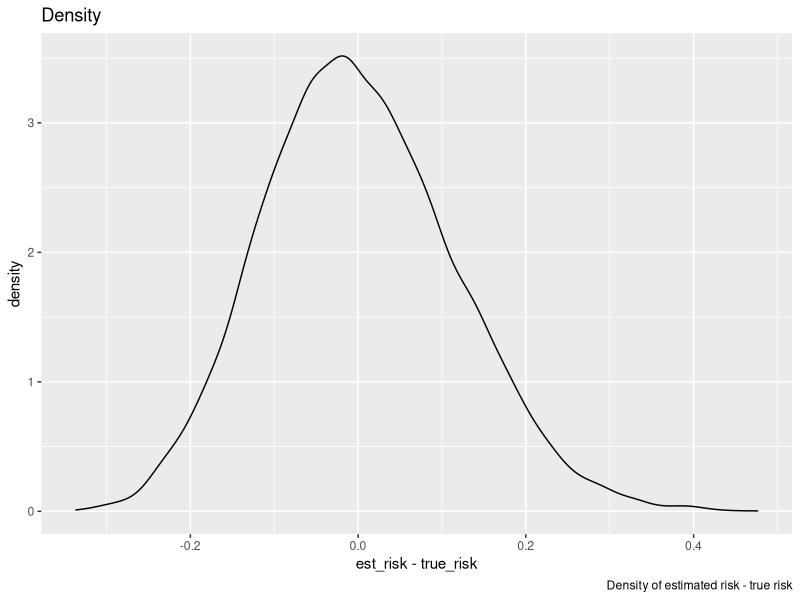
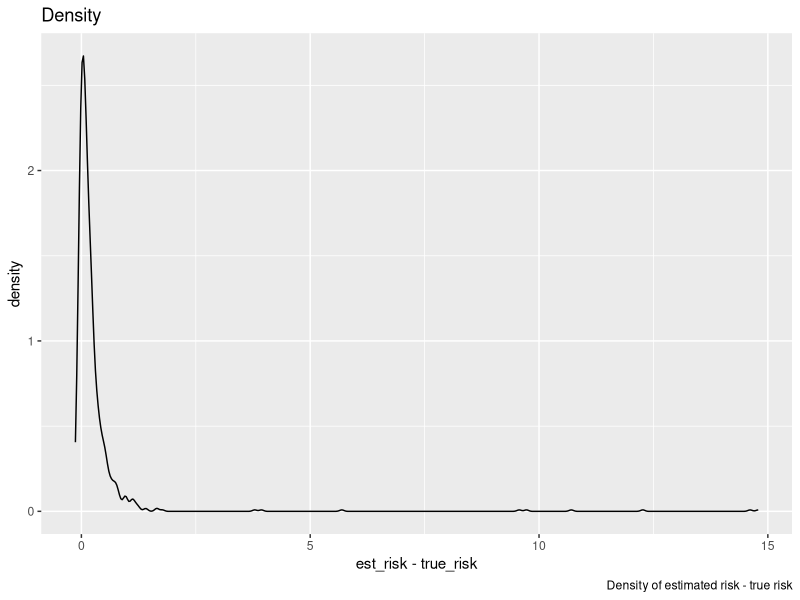

Recreate these plots in R, in order. (Note: a time limit stopped this script after it produced the figures.)
## ---- chunk 1
knitr::opts_chunk$set(warning = FALSE, message = FALSE) 
## ---- chunk 2
set.seed(0)
library(stats)
library(ggplot2)
library(dplyr)
## ---- chunk 3
toy_data <- function(n, seed = NULL) {
  set.seed(seed)
  x <- matrix(rnorm(8 * n), ncol = 8)
  z <- 0.4 * x[,1] - 0.5 * x[,2] + 1.75 * x[,3] - 0.2 * x[,4] + x[,5]
  y <- runif(n) > 1 / (1 + exp(-z))
  return (data.frame(x = x, y = y))
}
log_loss <- function(y, p) {
  -(y * log(p) + (1 - y) * log(1 - p))
}

df_huge <- toy_data(100000, 0)
## ---- chunk 4
n <- 50
df_dgp <- toy_data(n, 0)
glm.fit <- glm(y ~ x.1 + x.2 + x.3+ x.4 + x.5+ x.6 + x.7+ x.8, data=df_dgp, family="binomial")

## ---- chunk 5
y <- df_huge$y
X <- df_huge[, seq(1, 8)]
glm.probs <- predict(glm.fit, newdata = X, type = "response")
## ---- chunk 6
true_risk <- mean(log_loss(y, glm.probs))
true_risk_5050 <- mean(log_loss(y, 0.5))

## ---- chunk 7
est_risk <- vector(mode="list", length = 10000)
est_se <- vector(mode="list", length = 10000)
contains95CI <- vector(mode="list", length = 10000)
for(j in 1:10000) {
  n <- 50
  df_dgp <- toy_data(n)
  y <- df_dgp$y
  X <- df_dgp[, seq(1, 8)]
  glm.probs <- predict(glm.fit, newdata = X, type = "response")
  losses <- log_loss(y, glm.probs)
  est_risk[j] <- mean(as.numeric(losses))
  est_se[j] <- sd(as.numeric(unlist(losses)))/sqrt(length(losses))
  
  upper_bound_CI <- as.numeric(est_risk[j]) + 1.96 * as.numeric(est_se[j])
  lower_bound_CI <- as.numeric(est_risk[j]) - 1.96 * as.numeric(est_se[j])
  contains95CI[j] <- true_risk < upper_bound_CI && true_risk > lower_bound_CI
}
## ---- chunk 8
differences_between_true_and_est_risk <- as.numeric(est_risk) - true_risk
df_dens <- data.frame(differences_between_true_and_est_risk)
colnames(df_dens) <- c("x")
ggplot(data = df_dens, aes(x = x)) +
  geom_density() + labs(title = "Density",
              caption = "Density of estimated risk - true risk") +
   xlab("est_risk - true_risk")

## ---- chunk 9
sprintf("True risk proxy: %f", as.numeric(true_risk))
sprintf("Mean difference: %f", mean(differences_between_true_and_est_risk))
sprintf("0.5-0.5 baseline true risk: %f", true_risk_5050)
sprintf("Median standard error: %f", median(as.numeric(est_se)))
sprintf("Percentage of 95CI that contain the true risk proxy: %f", mean(as.numeric(contains95CI)))
## ---- chunk 10
n <- 50

y <- df_huge$y
X <- df_huge[, seq(1, 8)]

diff_risk1_risk2 <- vector(mode="list", length = 50)

for(j in 1:50) {
  df_dgp1 <- toy_data(n)
  glm.fit1 <- glm(y ~ x.1 + x.2 + x.3+ x.4 + x.5+ x.6 + x.7+ x.8, data=df_dgp1, family="binomial")
  df_dgp2 <- rbind(df_dgp1, toy_data(n))
  glm.fit2 <- glm(y ~ x.1 + x.2 + x.3+ x.4 + x.5+ x.6 + x.7+ x.8, data=df_dgp2, family="binomial")
  
  glm.probs1 <- predict(glm.fit1, newdata = X, type = "response")
  glm.probs2 <- predict(glm.fit2, newdata = X, type = "response")
  
  true_risk_1 <- mean(as.numeric(log_loss(y, glm.probs1)))
  true_risk_2 <- mean(as.numeric(log_loss(y, glm.probs2)))
  
  diff_risk1_risk2[j] <- true_risk_1 - true_risk_2
}
 
summary(as.numeric(diff_risk1_risk2))
## ---- chunk 11
n <- 100
y <- df_huge$y
X <- df_huge[, seq(1, 8)]
df_dgp <- toy_data(n, 0)
glm.fit <- glm(y ~ x.1 + x.2 + x.3+ x.4 + x.5+ x.6 + x.7+ x.8, data=df_dgp, family="binomial")

glm.probs <- predict(glm.fit, newdata = X, type = "response")

true_risk <- mean(as.numeric(log_loss(y, glm.probs)))

est_risk <- vector(mode="list", length = 1000)
est_se <- vector(mode="list", length = 1000)
contains95CI <- vector(mode="list", length = 1000)
for(j in 1:1000) {
  split_dummy <- sample(c(rep(0, 0.5 * nrow(df_dgp)), rep(1, 0.5 * nrow(df_dgp))))
  data_train <- df_dgp[split_dummy == 0, ] 
  data_test <- df_dgp[split_dummy == 1, ]
  
  glm.fit_h <- glm(y ~ x.1 + x.2 + x.3+ x.4 + x.5+ x.6 + x.7+ x.8, data=data_train, family="binomial")
  
  y <- data_test$y
  X <- data_test[, seq(1, 8)]
  glm.probs <- predict(glm.fit_h, newdata = X, type = "response")
  losses <- log_loss(y, glm.probs)
  est_risk[j] <- mean(as.numeric(losses))
  est_se[j] <- sd(as.numeric(unlist(losses)))/sqrt(length(losses))
  
  upper_bound_CI <- as.numeric(est_risk[j]) + 1.96 * as.numeric(est_se[j])
  lower_bound_CI <- as.numeric(est_risk[j]) - 1.96 * as.numeric(est_se[j])
  contains95CI[j] <- true_risk < upper_bound_CI && true_risk > lower_bound_CI
}

## ---- chunk 12
differences_between_true_and_est_risk <- as.numeric(est_risk) - as.numeric(true_risk)
df_dens <- data.frame(differences_between_true_and_est_risk)
colnames(df_dens) <- c("x")
plot(ggplot(data = df_dens, aes(x = x)) +
  geom_density() + labs(title = "Density",
              caption = "Density of estimated risk - true risk") +
   xlab("est_risk - true_risk"))

## ---- chunk 13
sprintf("True risk proxy: %f", as.numeric(true_risk))
sprintf("Mean difference: %f", mean(differences_between_true_and_est_risk))
sprintf("Median standard error: %f", median(as.numeric(est_se)))
sprintf("Percentage of 95CI that contain the true risk proxy: %f", mean(as.numeric(contains95CI)))
## ---- chunk 14
k_fold_cv <- function(df, k) {
  losses <- vector(mode="list", length = nrow(df))
  
  indexes <- c()
  for(j in 1:k){
    indexes <- c(indexes, rep(j, nrow(df)/k))
  }
  split_dummy <- sample(indexes)
  
  for(i in 1:k) {
    test_fold <- df[split_dummy == i, ] 
    train_folds <- df[split_dummy != i, ]
    
    glm.fit <- glm(y ~ x.1 + x.2 + x.3+ x.4 + x.5+ x.6 + x.7+ x.8, data=train_folds, family="binomial")
    y <- test_fold$y
    X <- test_fold[, seq(1, 8)]
    glm.probs <- predict(glm.fit, newdata = X, type = "response")
    
    
    losses[split_dummy == i] <- as.numeric(log_loss(y, glm.probs))
  }
  as.numeric(losses)
}

k_fold_cv_precalc <- function(df, k) {
  losses <- k_fold_cv(df, k)
  results <- c(risk = mean(as.numeric(losses)), se = sd(as.numeric(unlist(losses)))/sqrt(length(losses)))
  return(results)
}
## ---- chunk 15
n <- 100
number_of_iterations <- 500
est_2_fold_risk <- vector(mode="list", length = number_of_iterations)
se_2_fold_risk <- vector(mode="list", length = number_of_iterations)
contains95CI_2_fold <- vector(mode="list", length = number_of_iterations)
est_4_fold_risk <- vector(mode="list", length = number_of_iterations)
se_4_fold_risk <- vector(mode="list", length = number_of_iterations)
contains95CI_4_fold <- vector(mode="list", length = number_of_iterations)
est_10_fold_risk <- vector(mode="list", length = number_of_iterations)
se_10_fold_risk <- vector(mode="list", length = number_of_iterations)
contains95CI_10_fold <- vector(mode="list", length = number_of_iterations)
est_LOOCV_risk <- vector(mode="list", length = number_of_iterations)
se_LOOCV_fold_risk <- vector(mode="list", length = number_of_iterations)
contains95CI_LOOCV_fold <- vector(mode="list", length = number_of_iterations)
est_rep_CV_risk <- vector(mode="list", length = number_of_iterations)
se_rep_CV_fold_risk <- vector(mode="list", length = number_of_iterations)
contains95CI_rep_CV_fold <- vector(mode="list", length = number_of_iterations)

for(iter in 1:number_of_iterations) {
  df_dgp <- toy_data(n)
  y <- df_huge$y
  X <- df_huge[, seq(1, 8)]
  glm.fit <- glm(y ~ x.1 + x.2 + x.3+ x.4 + x.5+ x.6 + x.7+ x.8, data=df_dgp, family="binomial")
  glm.probs <- predict(glm.fit, newdata = X, type = "response")
  
  true_risk <- mean(as.numeric(log_loss(y, glm.probs)))
  
  rez <- k_fold_cv_precalc(df_dgp, 2)
  est_2_fold_risk[iter] <- rez["risk"] - true_risk
  upper_bound_CI <- as.numeric(rez["risk"]) + 1.96 * as.numeric(rez["se"])
  lower_bound_CI <- as.numeric(rez["risk"]) - 1.96 * as.numeric(rez["se"])
  contains95CI_2_fold[iter] <- true_risk < upper_bound_CI && true_risk > lower_bound_CI
  se_2_fold_risk[iter] <- rez["se"]
  
  
  rez <- k_fold_cv_precalc(df_dgp, nrow(df_dgp))
  est_LOOCV_risk[iter] <- rez["risk"] - true_risk
  upper_bound_CI <- as.numeric(rez["risk"]) + 1.96 * as.numeric(rez["se"])
  lower_bound_CI <- as.numeric(rez["risk"]) - 1.96 * as.numeric(rez["se"])
  contains95CI_LOOCV_fold[iter] <- true_risk < upper_bound_CI && true_risk > lower_bound_CI
  se_LOOCV_fold_risk[iter] <- rez["se"]
  
  rez <- k_fold_cv_precalc(df_dgp, 10)
  est_10_fold_risk[iter] <- rez["risk"] - true_risk
  upper_bound_CI <- as.numeric(rez["risk"]) + 1.96 * as.numeric(rez["se"])
  lower_bound_CI <- as.numeric(rez["risk"]) - 1.96 * as.numeric(rez["se"])
  contains95CI_10_fold[iter] <- true_risk < upper_bound_CI && true_risk > lower_bound_CI
  se_10_fold_risk[iter] <- rez["se"]
  
  rez <- k_fold_cv_precalc(df_dgp, 4)
  est_4_fold_risk[iter] <- rez["risk"] - true_risk
  upper_bound_CI <- as.numeric(rez["risk"]) + 1.96 * as.numeric(rez["se"])
  lower_bound_CI <- as.numeric(rez["risk"]) - 1.96 * as.numeric(rez["se"])
  contains95CI_4_fold[iter] <- true_risk < upper_bound_CI && true_risk > lower_bound_CI
  se_4_fold_risk[iter] <- rez["se"]
  
  rep_losses <- matrix(nrow = 20, ncol = nrow(df_dgp))
  for(l in 1:20) {
    rep_losses[l,] <- k_fold_cv(df_dgp, 10)
  }
  rep_losses_avg <- colMeans(rep_losses)
  
  est_rep_CV_risk[iter] <- mean(rep_losses_avg) - true_risk
  se <- sd(as.numeric(unlist(rep_losses_avg)))/sqrt(length(rep_losses_avg))
  upper_bound_CI <- as.numeric(mean(rep_losses_avg)) + 1.96 * as.numeric(se)
  lower_bound_CI <- as.numeric(mean(rep_losses_avg)) - 1.96 * as.numeric(se)
  contains95CI_rep_CV_fold[iter] <- true_risk < upper_bound_CI && true_risk > lower_bound_CI
  se_rep_CV_fold_risk[iter] <- se
}


## ---- chunk 16
par(mfrow=c(1,5))

df_dens <- data.frame(as.numeric(est_2_fold_risk))
colnames(df_dens) <- c("x")
plot(ggplot(data = df_dens, aes(x = x)) +
  geom_density() + labs(title = "Density 2-Fold CV",
              caption = "Density of estimated risk - true risk") +
   xlab("est_risk - true_risk"))

df_dens <- data.frame(as.numeric(est_4_fold_risk))
colnames(df_dens) <- c("x")
plot(ggplot(data = df_dens, aes(x = x)) +
  geom_density() + labs(title = "Density 4-Fold CV",
              caption = "Density of estimated risk - true risk") +
   xlab("est_risk - true_risk"))

df_dens <- data.frame(as.numeric(est_10_fold_risk))
colnames(df_dens) <- c("x")
plot(ggplot(data = df_dens, aes(x = x)) +
  geom_density() + labs(title = "Density 10-Fold CV",
              caption = "Density of estimated risk - true risk") +
   xlab("est_risk - true_risk"))

df_dens <- data.frame(as.numeric(est_LOOCV_risk))
colnames(df_dens) <- c("x")
plot(ggplot(data = df_dens, aes(x = x)) +
  geom_density() + labs(title = "Density LOOCV",
              caption = "Density of estimated risk - true risk") +
   xlab("est_risk - true_risk"))

df_dens <- data.frame(as.numeric(est_rep_CV_risk))
colnames(df_dens) <- c("x")
plot(ggplot(data = df_dens, aes(x = x)) +
  geom_density() + labs(title = "Density 10-Fold 20 Rep CV",
              caption = "Density of estimated risk - true risk") +
   xlab("est_risk - true_risk"))
## ---- chunk 17
print("2-Fold CV")
sprintf("Mean difference: %f", mean(as.numeric(est_2_fold_risk)))
sprintf("Median standard error: %f", median(as.numeric(se_2_fold_risk)))
sprintf("Percentage of 95CI that contain the true risk proxy: %f", mean(as.numeric(contains95CI_2_fold)))

print("4-Fold CV")
sprintf("Mean difference: %f", mean(as.numeric(est_4_fold_risk)))
sprintf("Median standard error: %f", median(as.numeric(se_4_fold_risk)))
sprintf("Percentage of 95CI that contain the true risk proxy: %f", mean(as.numeric(contains95CI_4_fold)))

print("10-Fold CV")
sprintf("Mean difference: %f", mean(as.numeric(est_10_fold_risk)))
sprintf("Median standard error: %f", median(as.numeric(se_10_fold_risk)))
sprintf("Percentage of 95CI that contain the true risk proxy: %f", mean(as.numeric(contains95CI_10_fold)))

print("LOOCV-Fold CV")
sprintf("Mean difference: %f", mean(as.numeric(est_LOOCV_risk)))
sprintf("Median standard error: %f", median(as.numeric(se_LOOCV_fold_risk)))
sprintf("Percentage of 95CI that contain the true risk proxy: %f", mean(as.numeric(contains95CI_LOOCV_fold)))

print("10-Fold 20 Rep CV")
sprintf("Mean difference: %f", mean(as.numeric(est_rep_CV_risk)))
sprintf("Median standard error: %f", median(as.numeric(se_rep_CV_fold_risk)))
sprintf("Percentage of 95CI that contain the true risk proxy: %f", mean(as.numeric(contains95CI_rep_CV_fold)))
